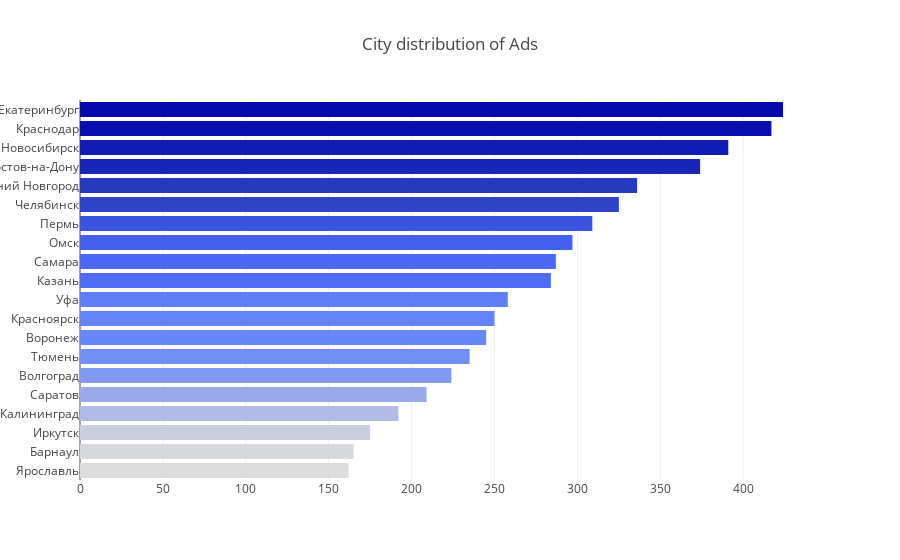

Here is the notebook cell this chart was saved with:
### Code cell
cnt_srs = train_df['city'].value_counts().head(20)
trace = go.Bar(
    y = cnt_srs.index[::-1],
    x = cnt_srs.values[::-1],
    orientation = 'h',
    marker = dict(
        color = cnt_srs.values[::-1],
        colorscale = 'Blues',
        reversescale = True
    ),
)

layout = dict(
    title = 'City distribution of Ads',
)

data = [trace]
fig = go.Figure(data=data, layout=layout)
py.iplot(fig, filename="CityAds")

### Figure 1 — Plotly figure (JSON) as saved in the notebook; plotly's stock layout.template omitted (floating-point values rounded to 4 significant figures)
{"data": [{"marker": {"color": [162, 165, 175, 192, 209, 224, 235, 245, 250, 258, 284, 287, 297, 309, 325, 336, 374, 391, 417, 424], "colorscale": "Blues", "reversescale": true}, "orientation": "h", "type": "bar", "uid": "80baab74-6524-4179-b86d-f14dddb57c5e", "x": [162, 165, 175, 192, 209, 224, 235, 245, 250, 258, 284, 287, 297, 309, 325, 336, 374, 391, 417, 424], "y": ["Ярославль", "Барнаул", "Иркутск", "Калининград", "Саратов", "Волгоград", "Тюмень", "Воронеж", "Красноярск", "Уфа", "Казань", "Самара", "Омск", "Пермь", "Челябинск", "Нижний Новгород", "Ростов-на-Дону", "Новосибирск", "Краснодар", "Екатеринбург"]}], "layout": {"title": {"text": "City distribution of Ads"}}}
